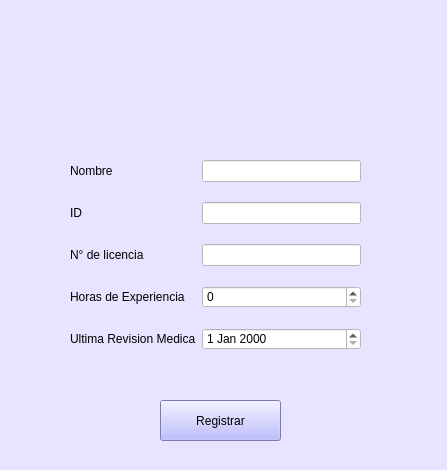
<?xml version="1.0" encoding="UTF-8"?>
<ui version="4.0">
 <class>Form</class>
 <widget class="QWidget" name="Form">
  <property name="geometry">
   <rect>
    <x>0</x>
    <y>0</y>
    <width>447</width>
    <height>470</height>
   </rect>
  </property>
  <property name="windowTitle">
   <string>Form</string>
  </property>
  <property name="styleSheet">
   <string notr="true">background-color: rgb(232, 228, 255);</string>
  </property>
  <widget class="QWidget" name="formLayoutWidget_11">
   <property name="geometry">
    <rect>
     <x>70</x>
     <y>160</y>
     <width>291</width>
     <height>211</height>
    </rect>
   </property>
   <layout class="QFormLayout" name="formLayout_12">
    <property name="labelAlignment">
     <set>Qt::AlignLeading|Qt::AlignLeft|Qt::AlignVCenter</set>
    </property>
    <property name="formAlignment">
     <set>Qt::AlignRight|Qt::AlignTop|Qt::AlignTrailing</set>
    </property>
    <property name="verticalSpacing">
     <number>20</number>
    </property>
    <item row="0" column="0">
     <widget class="QLabel" name="label_43">
      <property name="styleSheet">
       <string notr="true">background-color: rgb(232, 228, 255);</string>
      </property>
      <property name="text">
       <string>Nombre</string>
      </property>
     </widget>
    </item>
    <item row="0" column="1">
     <widget class="QLineEdit" name="lineEdit_24">
      <property name="styleSheet">
       <string notr="true">background-color: rgb(255, 255, 255);</string>
      </property>
     </widget>
    </item>
    <item row="1" column="0">
     <widget class="QLabel" name="label_44">
      <property name="styleSheet">
       <string notr="true">background-color: rgb(232, 228, 255);</string>
      </property>
      <property name="text">
       <string>ID</string>
      </property>
     </widget>
    </item>
    <item row="1" column="1">
     <widget class="QLineEdit" name="lineEdit_25">
      <property name="styleSheet">
       <string notr="true">background-color: rgb(255, 255, 255);</string>
      </property>
     </widget>
    </item>
    <item row="2" column="0">
     <widget class="QLabel" name="label_45">
      <property name="styleSheet">
       <string notr="true">background-color: rgb(232, 228, 255);</string>
      </property>
      <property name="text">
       <string>N° de licencia</string>
      </property>
     </widget>
    </item>
    <item row="2" column="1">
     <widget class="QLineEdit" name="lineEdit_26">
      <property name="styleSheet">
       <string notr="true">background-color: rgb(255, 255, 255);</string>
      </property>
     </widget>
    </item>
    <item row="3" column="0">
     <widget class="QLabel" name="label_46">
      <property name="styleSheet">
       <string notr="true">background-color: rgb(232, 228, 255);</string>
      </property>
      <property name="text">
       <string>Horas de Experiencia</string>
      </property>
     </widget>
    </item>
    <item row="3" column="1">
     <widget class="QSpinBox" name="spinBox_10">
      <property name="styleSheet">
       <string notr="true">background-color: rgb(255, 255, 255);</string>
      </property>
     </widget>
    </item>
    <item row="4" column="0">
     <widget class="QLabel" name="label_47">
      <property name="styleSheet">
       <string notr="true">background-color: rgb(232, 228, 255);</string>
      </property>
      <property name="text">
       <string>Ultima Revision Medica</string>
      </property>
     </widget>
    </item>
    <item row="4" column="1">
     <widget class="QDateEdit" name="dateEdit_9">
      <property name="styleSheet">
       <string notr="true">background-color: rgb(255, 255, 255);</string>
      </property>
     </widget>
    </item>
   </layout>
  </widget>
  <widget class="QPushButton" name="bt_registrar_piloto_7">
   <property name="geometry">
    <rect>
     <x>160</x>
     <y>400</y>
     <width>121</width>
     <height>41</height>
    </rect>
   </property>
   <property name="styleSheet">
    <string notr="true">background-color: rgb(170, 170, 255);</string>
   </property>
   <property name="text">
    <string>Registrar</string>
   </property>
  </widget>
  <widget class="QLabel" name="label">
   <property name="geometry">
    <rect>
     <x>170</x>
     <y>30</y>
     <width>111</width>
     <height>111</height>
    </rect>
   </property>
   <property name="styleSheet">
    <string notr="true">border-image: url(:/cct/iconopiloto.jpg);</string>
   </property>
   <property name="text">
    <string/>
   </property>
  </widget>
 </widget>
 <resources>
  <include location="logo usuario.qrc"/>
 </resources>
 <connections/>
</ui>
